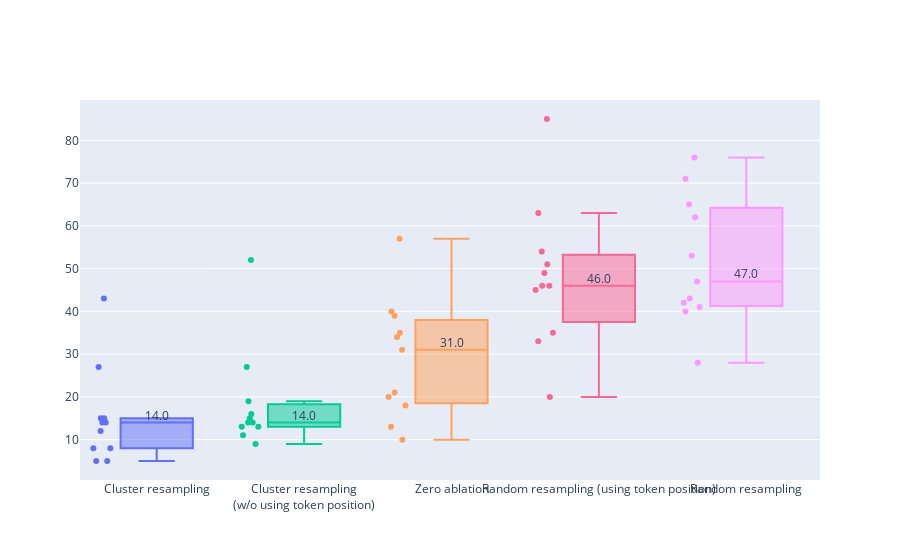

The notebook cell this image was saved under:
### Code cell
# Plot mean number of features

import plotly.graph_objects as go
import pandas as pd

# Create a DataFrame by concatenating the data from all strategies
df = pd.concat([profile["data"] for profile in strategies.values()])

# Create a violin plot for each strategy
fig = go.Figure()

for strategy in df["strategy"].unique():
    strategy_data = df[df["strategy"] == strategy]
    median_value = strategy_data["num_features"].median()
    fig.add_trace(go.Box(
        x=strategy_data["strategy"],
        y=strategy_data["num_features"],
        name=strategy,
        boxpoints="all"  # Show all points
    ))
    # Add a text annotation
    fig.add_trace(go.Scatter(
        x=[strategy],
        y=[median_value],
        mode="text",
        text=[f"{round(median_value, 2)}"],
        textposition="top center",
        showlegend=False
    ))

# Update layout
fig.update_layout(
    xaxis=dict(title="", tickangle=0),
    yaxis=dict(title=""),
    showlegend=False,
)

fig.show()

# Print means
for strategy in strategies.values():
    mean_features = strategy["data"]["num_features"].mean()
    print(f"{strategy['name']}: {mean_features:.4f}")

### Figure 1 — Plotly figure (JSON) as saved in the notebook; plotly's stock layout.template omitted (floating-point values rounded to 4 significant figures)
{"data": [{"boxpoints": "all", "name": "Cluster resampling", "type": "box", "x": ["Cluster resampling", "Cluster resampling", "Cluster resampling", "Cluster resampling", "Cluster resampling", "Cluster resampling", "Cluster resampling", "Cluster resampling", "Cluster resampling", "Cluster resampling", "Cluster resampling"], "y": [14, 12, 43, 8, 15, 14, 27, 5, 15, 8, 5]}, {"mode": "text", "showlegend": false, "text": ["14.0"], "textposition": "top center", "type": "scatter", "x": ["Cluster resampling"], "y": [14]}, {"boxpoints": "all", "name": "Cluster resampling<br>(w/o using token position)", "type": "box", "x": ["Cluster resampling<br>(w/o using token position)", "Cluster resampling<br>(w/o using token position)", "Cluster resampling<br>(w/o using token position)", "Cluster resampling<br>(w/o using token position)", "Cluster resampling<br>(w/o using token position)", "Cluster resampling<br>(w/o using token position)", "Cluster resampling<br>(w/o using token position)", "Cluster resampling<br>(w/o using token position)", "Cluster resampling<br>(w/o using token position)", "Cluster resampling<br>(w/o using token position)", "Cluster resampling<br>(w/o using token position)"], "y": [15, 14, 52, 11, 16, 14, 27, 13, 19, 13, 9]}, {"mode": "text", "showlegend": false, "text": ["14.0"], "textposition": "top center", "type": "scatter", "x": ["Cluster resampling<br>(w/o using token position)"], "y": [14]}, {"boxpoints": "all", "name": "Zero ablation", "type": "box", "x": ["Zero ablation", "Zero ablation", "Zero ablation", "Zero ablation", "Zero ablation", "Zero ablation", "Zero ablation", "Zero ablation", "Zero ablation", "Zero ablation", "Zero ablation"], "y": [21, 39, 57, 20, 34, 40, 31, 10, 35, 18, 13]}, {"mode": "text", "showlegend": false, "text": ["31.0"], "textposition": "top center", "type": "scatter", "x": ["Zero ablation"], "y": [31]}, {"boxpoints": "all", "name": "Random resampling (using token position)", "type": "box", "x": ["Random resampling (using token position)", "Random resampling (using token position)", "Random resampling (using token position)", "Random resampling (using token position)", "Random resampling (using token position)", "Random resampling (using token position)", "Random resampling (using token position)", "Random resampling (using token position)", "Random resampling (using token position)", "Random resampling (using token position)", "Random resampling (using token position)"], "y": [63, 35, 85, 46, 45, 51, 54, 20, 49, 33, 46]}, {"mode": "text", "showlegend": false, "text": ["46.0"], "textposition": "top center", "type": "scatter", "x": ["Random resampling (using token position)"], "y": [46]}, {"boxpoints": "all", "name": "Random resampling", "type": "box", "x": ["Random resampling", "Random resampling", "Random resampling", "Random resampling", "Random resampling", "Random resampling", "Random resampling", "Random resampling", "Random resampling", "Random resampling", "Random resampling"], "y": [53, 42, 71, 47, 40, 43, 76, 28, 62, 41, 65]}, {"mode": "text", "showlegend": false, "text": ["47.0"], "textposition": "top center", "type": "scatter", "x": ["Random resampling"], "y": [47]}], "layout": {"showlegend": false, "xaxis": {"tickangle": 0, "title": {"text": ""}}, "yaxis": {"title": {"text": ""}}}}
